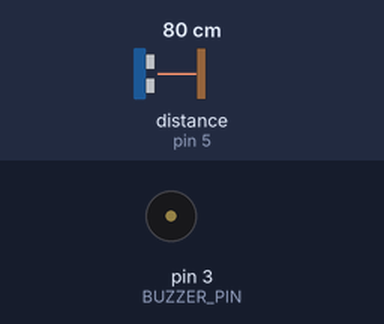
The sketch below on a simulated Arduino Uno, built with avr-gcc and run on an emulated ATmega328P. Parts: buzzer (waves = sounding, pin HIGH). Wiring (inferred from the names in the program): ultrasonic range finder: trigger pin 6; echo pin 5. Inputs (shaded band) come from the test bench; at power-on: distance to the obstacle (sensor on pin 5) 80 cm. The echo pulse lasts 58.3 µs per cm; pins used as bus, display or sensor lines are not drawn.

Above: at 1.2 s.
1.3 s: distance to the obstacle (sensor on pin 5) set to 23 cm
2.8 s: distance to the obstacle (sensor on pin 5) set to 20 cm
At 3.8 s:
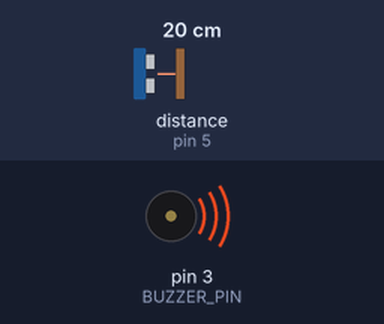
4.3 s: distance to the obstacle (sensor on pin 5) set to 26 cm
5.8 s: distance to the obstacle (sensor on pin 5) set to 33 cm
At 6.9 s:
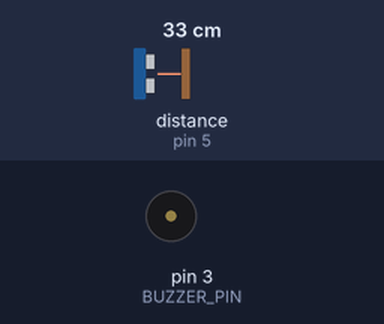
7.3 s: distance to the obstacle (sensor on pin 5) set to 2 cm
At 8.1 s:
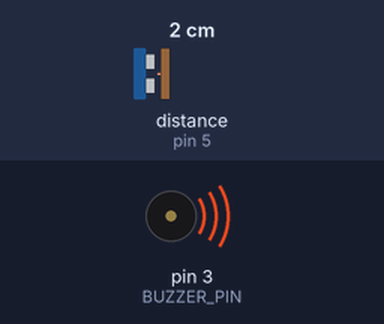
Timing chart, 0 to 9.8 s (numbered marks = the images above; inputs shaded):
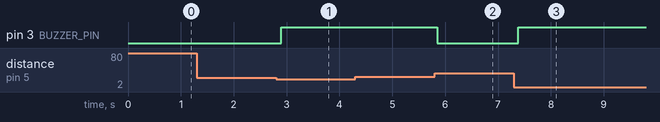

The sketch:

script.ino
```cpp
// Arduino Ultrasonic Buzzer Script

const int TRIG_PIN   = 6;
const int ECHO_PIN   = 5;
const int BUZZER_PIN = 3;

const int ON_THRESHOLD  = 20;
const int OFF_THRESHOLD = 28;

bool buzzerOn = false;

void setup() {
  pinMode(TRIG_PIN,   OUTPUT);
  pinMode(ECHO_PIN,   INPUT);
  pinMode(BUZZER_PIN, OUTPUT);
}

long readDistanceCM() {
  digitalWrite(TRIG_PIN, LOW);
  delayMicroseconds(2);
  digitalWrite(TRIG_PIN, HIGH);
  delayMicroseconds(10);
  digitalWrite(TRIG_PIN, LOW);

  long duration = pulseIn(ECHO_PIN, HIGH, 30000);
  if (duration == 0) return 999;
  return duration / 58;
}

void loop() {
  long distance = readDistanceCM();

  if (!buzzerOn && distance <= ON_THRESHOLD) {
    buzzerOn = true;
    digitalWrite(BUZZER_PIN, HIGH);
  } else if (buzzerOn && distance > OFF_THRESHOLD) {
    buzzerOn = false;
    digitalWrite(BUZZER_PIN, LOW);
  }

  delay(100);
}
```

Measured:
- the behaviour switches between 22 and 21 cm on distance to the obstacle (sensor on pin 5) (found by bisection; images 0 and 1)
- the behaviour switches between 29 and 30 cm on distance to the obstacle (sensor on pin 5) (found by bisection; images 1 and 2)
- after the input at 1.3 s, every drawn part: stays the same
- after the input at 2.8 s, pin 3 (BUZZER_PIN): LOW → HIGH after 0.10 s
- after the input at 4.3 s, every drawn part: stays the same
- after the input at 5.8 s, pin 3 (BUZZER_PIN): HIGH → LOW after 0.05 s
- after the input at 7.3 s, pin 3 (BUZZER_PIN): LOW → HIGH after 0.09 s
